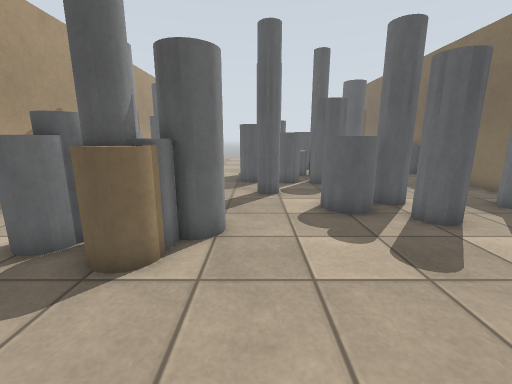
view 1 (above)

22 first-person views from a walk through a world built for the Gazebo simulator. The camera is 1.2 m above the floor, tilts 12° down and sees 90° across. The floor is counted in squares, 0.5 m on a side. Each view is taken from the middle of a square. On the plan, view 1 faces up. The plan holds only what a view shows up to about 17 squares ahead; the rest is blank. The place goes on beyond the plan.

view 2
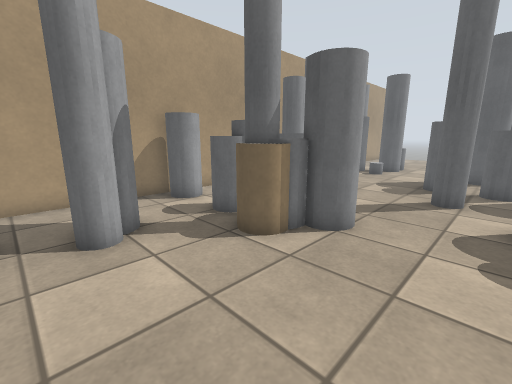

view 3
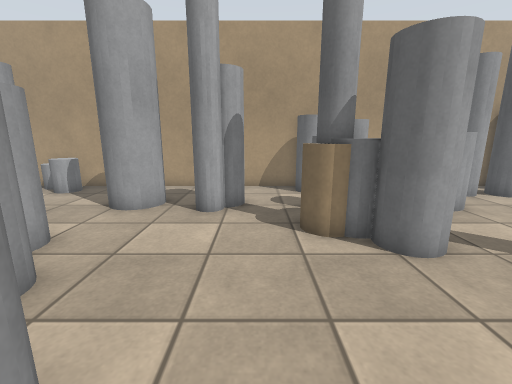

view 4
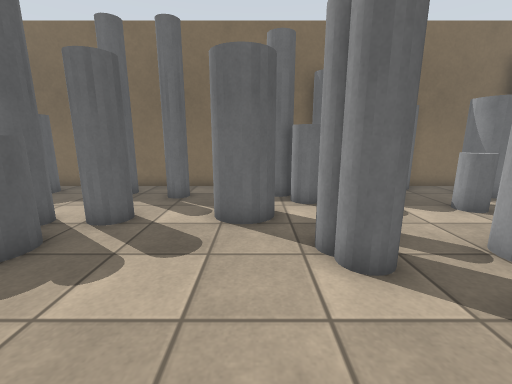

view 5
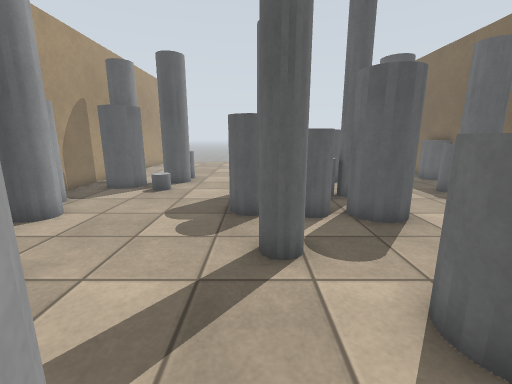

view 6
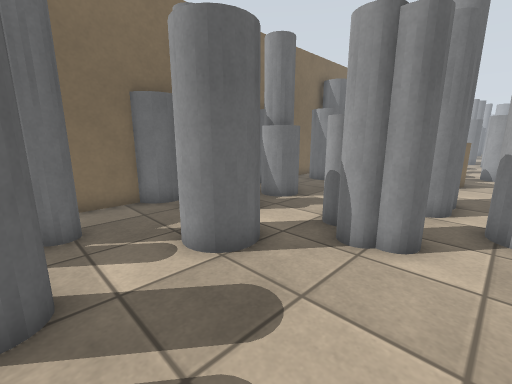

view 7
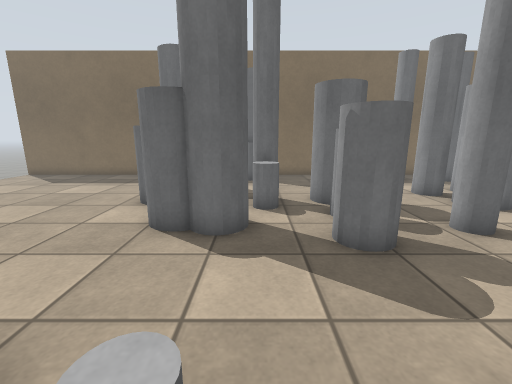

view 8
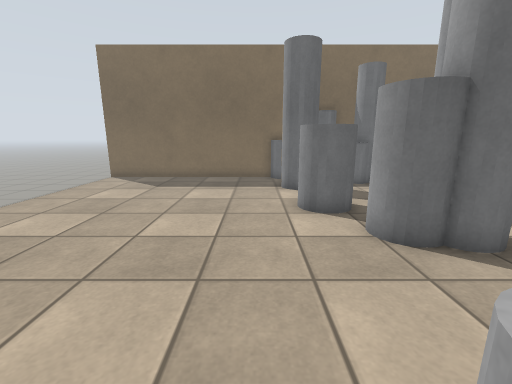

view 9
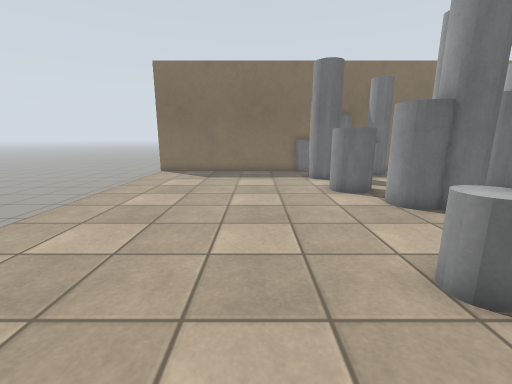

view 10
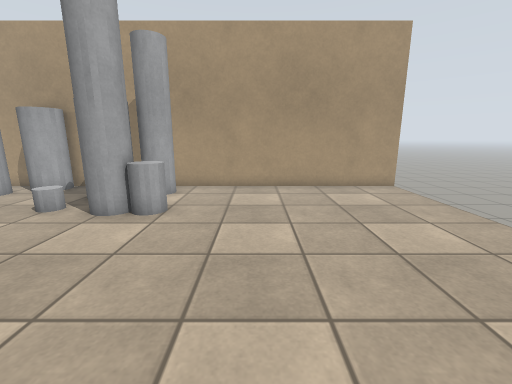

view 11
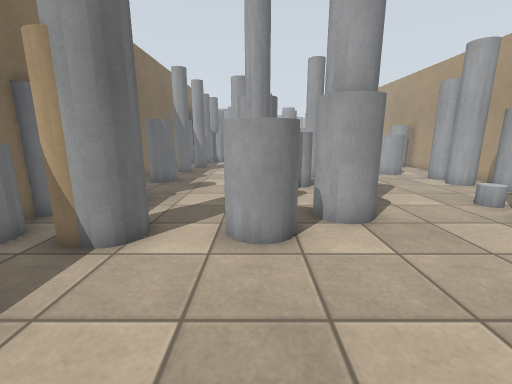

view 12
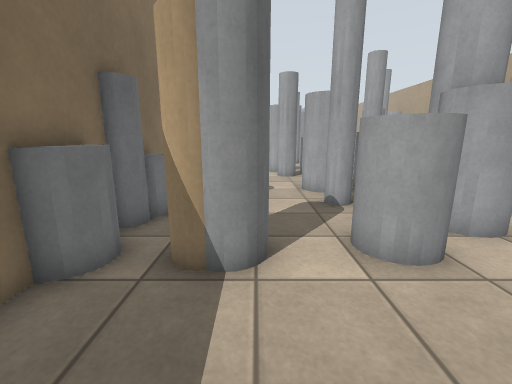

view 13
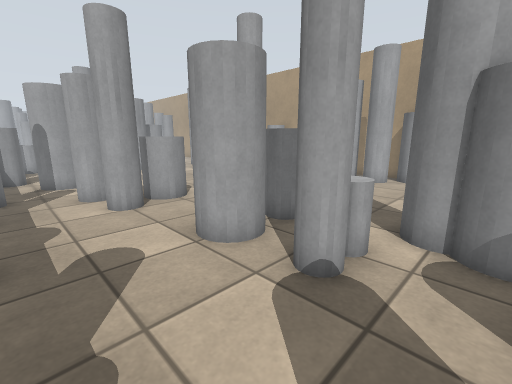

view 14
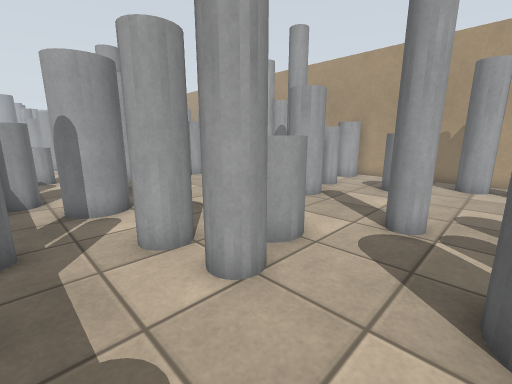

view 15
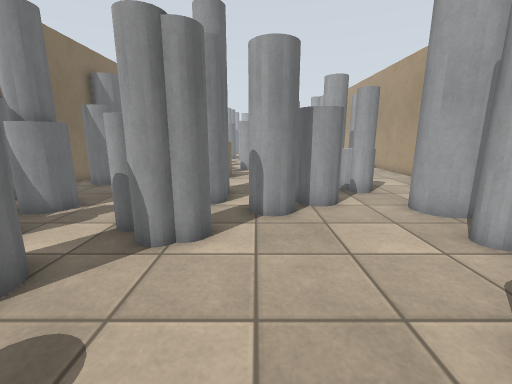

view 16
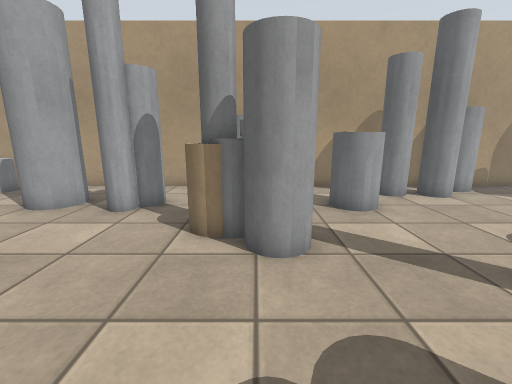

view 17
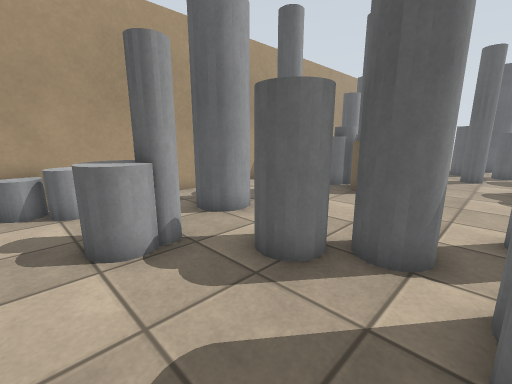

view 18
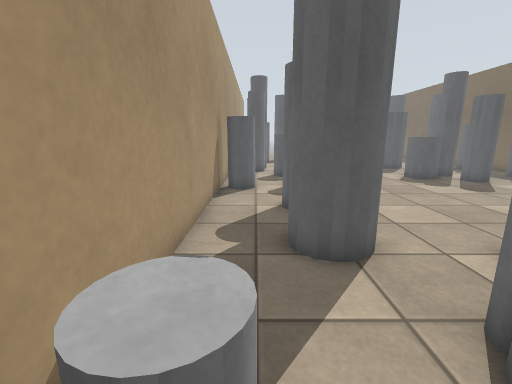

view 19
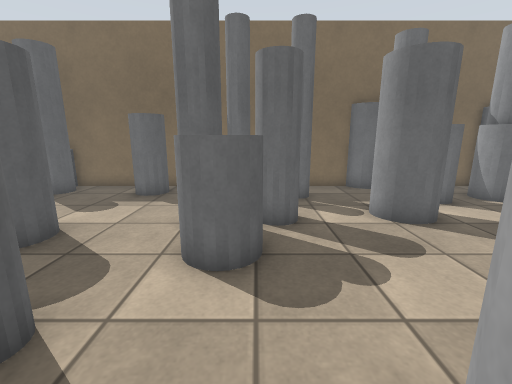

view 20
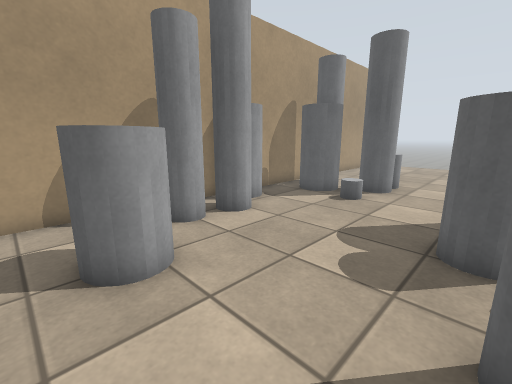

view 21
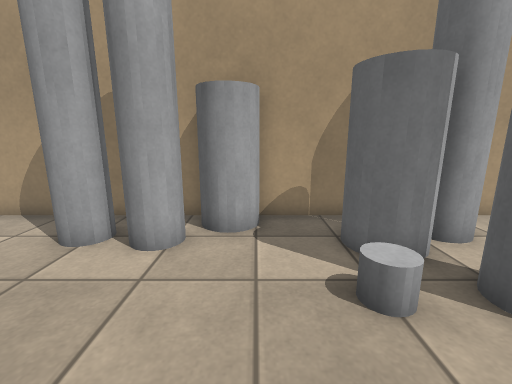

view 22
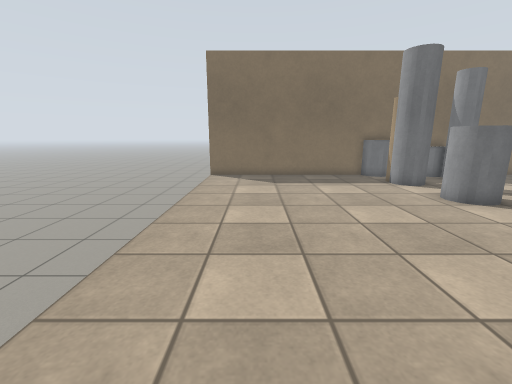

### Floor plan
Points are (right, up) in squares from view 1. A wall is a line through its corners. A room is listed if a view was taken in it or the views show most of it. See-through windows are left out.
Room 1 (views 1, 2, 3, 4, 5, 6, 7, 8, 9, 10, 11, 12, 13, 14, 15, 16, 17, 18, 19, 20, 21, 22)
walls: (10.7, 19.5) (10.7, 32); (10.7, 3.5) (10.7, 17.6); (10.7, 0.2) (10.7, 1.2); (10.7, -2.9) (10.7, -1.4); (10.7, -7.5) (10.7, -4.8); (-8.7, 32.1) (-8.7, -7.5)
ways out: gap at (11, 32)
objects: grey cylinder (-8, -7) to (-8, -6); grey cylinder (-8, -6) to (-7, -5); grey cylinder (-8, 5) to (-7, 6); grey pole (-8, 11) to (-6, 12); grey cylinder (-8, 14) to (-7, 16); grey pole (-8, 20) to (-7, 21); grey pole (-7, 13) to (-6, 14); grey cylinder (-7, 18) to (-6, 20); grey cylinder (-6, -2) to (-4, 0); grey cylinder (-6, 1) to (-5, 3); grey cylinder (-6, 9) to (-4, 10); grey cylinder (-5, -6) to (-3, -5); grey pole (-5, 1) to (-4, 2); grey cylinder (-5, 5) to (-4, 5); grey cylinder (-5, 6) to (-4, 6); grey cylinder (-5, 18) to (-4, 18); grey pole (-5, 20) to (-4, 20); grey cylinder (-5, 21) to (-4, 22); grey pole (-4, -5) to (-3, -4); grey pole (-3, 5); grey cylinder (-3, 6) to (-3, 7); grey cylinder (-2, -3) to (-1, -2); grey cylinder (-2, 6) to (-1, 7); grey cylinder (-1, 14) to (0, 15); grey cylinder (0, -2) to (1, -1); grey pole (0, 11) to (1, 12); grey pole (0, 17) to (2, 19); grey cylinder (1, 14) to (2, 15); grey cylinder (1, 19) to (2, 20); grey pole (2, -5) to (3, -3); grey pole (2, -3) to (4, -2); grey pole (2, 0) to (3, 1); grey cylinder (2, 8) to (4, 10); grey cylinder (2, 16) to (3, 17); grey pole (3, 1) to (3, 2); grey cylinder (3, 13) to (5, 15); grey cylinder (3, 20) to (5, 21); grey cylinder (4, 0) to (5, 1); grey pole (4, 16) to (4, 17); grey cylinder (5, 2) to (7, 4); grey cylinder (5, 7) to (6, 8); grey pole (5, 9) to (6, 10); grey cylinder (6, -5) to (7, -4); grey cylinder (7, -2) to (9, -1); grey cylinder (7, 1) to (8, 1); grey pole (7, 20) to (8, 22); grey cylinder (8, -7) to (10, -6); grey pole (8, -3) to (9, -2); grey pole (8, 2) to (9, 3); grey pole (8, 6) to (9, 7); grey cylinder (8, 17) to (9, 18); grey pole (9, -1) to (10, 0); grey pole (9, 8) to (10, 9); grey cylinder (9, 12) to (10, 13); grey pole (9, 16) to (10, 16); grey cylinder (10, -4) to (11, -3); grey cylinder (10, 2) to (11, 3); grey cylinder (10, 17) to (11, 18); grey cylinder (10, 19) to (11, 19); grey cylinder (10, 20) to (11, 22)

Where each view was taken, in squares from view 1:
view 1: 0 up, 0 right, facing up
view 2: 0 up, 2 right, facing up-left
view 3: 3 up, 4 right, facing left
view 4: 3 up, 2 left, facing right
view 5: 6 up, 0 right, facing up
view 6: 7 up, 1 right, facing down-right
view 7: 17 up, 6 left, facing right
view 8: 23 up, 5 left, facing right
view 9: 25 up, 8 left, facing right
view 10: 25 up, 4 right, facing left
view 11: 27 up, 4 right, facing down
view 12: 26 up, 7 right, facing down
view 13: 19 up, 8 right, facing down-left
view 14: 13 up, 8 right, facing down-left
view 15: 7 up, 1 right, facing down
view 16: 6 up, 4 right, facing left
view 17: 7 down, 2 right, facing up-left
view 18: 7 down, 7 left, facing up
view 19: 8 up, 2 left, facing right
view 20: 8 up, 0 right, facing up-left
view 21: 16 up, 1 left, facing left
view 22: 29 up, 6 left, facing right
